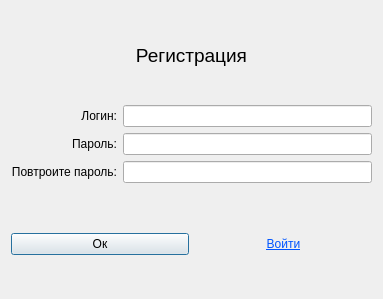
<?xml version="1.0" encoding="UTF-8"?>
<ui version="4.0">
 <class>RegisterDialog</class>
 <widget class="QDialog" name="RegisterDialog">
  <property name="geometry">
   <rect>
    <x>0</x>
    <y>0</y>
    <width>383</width>
    <height>299</height>
   </rect>
  </property>
  <property name="windowTitle">
   <string>Dialog</string>
  </property>
  <layout class="QGridLayout" name="gridLayout_2">
   <item row="0" column="0">
    <layout class="QGridLayout" name="gridLayout">
     <item row="0" column="0">
      <widget class="QLabel" name="label">
       <property name="font">
        <font>
         <pointsize>14</pointsize>
        </font>
       </property>
       <property name="text">
        <string>Регистрация</string>
       </property>
       <property name="alignment">
        <set>Qt::AlignCenter</set>
       </property>
      </widget>
     </item>
     <item row="1" column="0">
      <layout class="QFormLayout" name="formLayout">
       <property name="labelAlignment">
        <set>Qt::AlignRight|Qt::AlignTrailing|Qt::AlignVCenter</set>
       </property>
       <item row="0" column="0">
        <widget class="QLabel" name="label_2">
         <property name="text">
          <string>Логин:</string>
         </property>
         <property name="alignment">
          <set>Qt::AlignRight|Qt::AlignTrailing|Qt::AlignVCenter</set>
         </property>
        </widget>
       </item>
       <item row="0" column="1">
        <widget class="QLineEdit" name="loginBox"/>
       </item>
       <item row="1" column="0">
        <widget class="QLabel" name="label_3">
         <property name="text">
          <string>Пароль:</string>
         </property>
         <property name="alignment">
          <set>Qt::AlignRight|Qt::AlignTrailing|Qt::AlignVCenter</set>
         </property>
        </widget>
       </item>
       <item row="1" column="1">
        <widget class="QLineEdit" name="passwordBox"/>
       </item>
       <item row="2" column="0">
        <widget class="QLabel" name="label_4">
         <property name="text">
          <string>Повтроите пароль:</string>
         </property>
         <property name="alignment">
          <set>Qt::AlignRight|Qt::AlignTrailing|Qt::AlignVCenter</set>
         </property>
        </widget>
       </item>
       <item row="2" column="1">
        <widget class="QLineEdit" name="checkpasswordBox"/>
       </item>
      </layout>
     </item>
     <item row="2" column="0">
      <layout class="QHBoxLayout" name="horizontalLayout">
       <item>
        <widget class="QPushButton" name="submitButton">
         <property name="text">
          <string>Ок</string>
         </property>
        </widget>
       </item>
       <item>
        <widget class="QLabel" name="lenter">
         <property name="styleSheet">
          <string notr="true">color:rgb(0, 85, 255);
font: 8pt &quot;MS Shell Dlg 2&quot;;
text-decoration: underline;</string>
         </property>
         <property name="text">
          <string>Войти</string>
         </property>
         <property name="alignment">
          <set>Qt::AlignCenter</set>
         </property>
        </widget>
       </item>
      </layout>
     </item>
    </layout>
   </item>
  </layout>
 </widget>
 <resources/>
 <connections/>
</ui>
